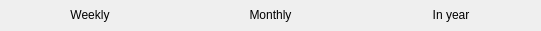
             <widget class="QFrame" name="frame_6">
              <property name="geometry">
               <rect>
                <x>810</x>
                <y>0</y>
                <width>541</width>
                <height>31</height>
               </rect>
              </property>
              <property name="frameShape">
               <enum>QFrame::NoFrame</enum>
              </property>
              <layout class="QHBoxLayout" name="horizontalLayout_10">
               <property name="spacing">
                <number>0</number>
               </property>
               <property name="leftMargin">
                <number>0</number>
               </property>
               <property name="topMargin">
                <number>0</number>
               </property>
               <property name="rightMargin">
                <number>0</number>
               </property>
               <property name="bottomMargin">
                <number>0</number>
               </property>
               <item>
                <widget class="QPushButton" name="weekly_btn">
                 <property name="text">
                  <string>Weekly</string>
                 </property>
                 <property name="flat">
                  <bool>true</bool>
                 </property>
                </widget>
               </item>
               <item>
                <widget class="QPushButton" name="monthly_btn">
                 <property name="text">
                  <string>Monthly</string>
                 </property>
                 <property name="flat">
                  <bool>true</bool>
                 </property>
                </widget>
               </item>
               <item>
                <widget class="QPushButton" name="inyear_btn">
                 <property name="text">
                  <string>In year</string>
                 </property>
                 <property name="flat">
                  <bool>true</bool>
                 </property>
                </widget>
               </item>
              </layout>
             </widget>
